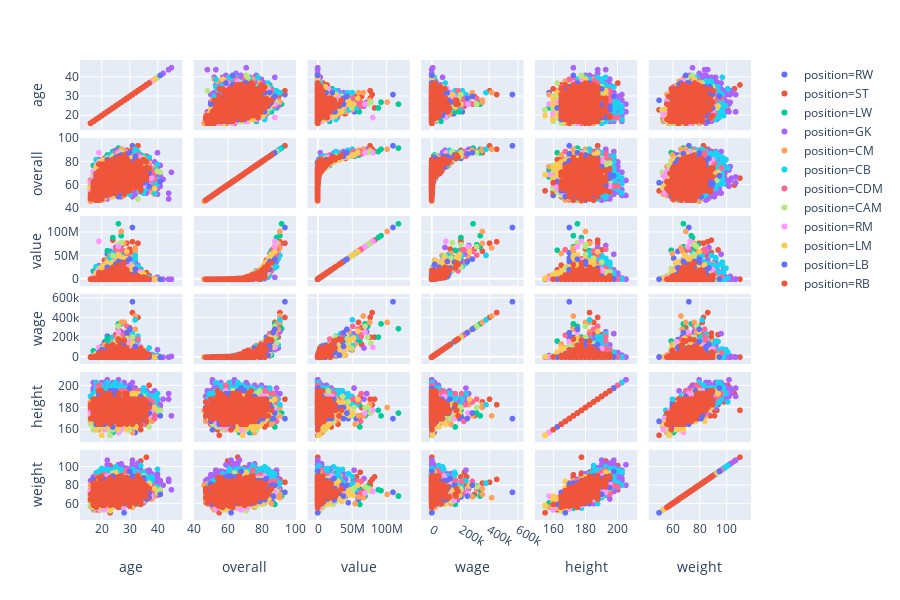

Source (notebook cell):
### Code cell
import plotly.express as px

fig = px.scatter_matrix(combined_columns_data,
                        dimensions=['height','weight','age','value','overall','wage'],
                        color="position")
fig.show()

### Figure 1 — Plotly figure (JSON) as saved in the notebook; plotly's stock layout.template omitted (floating-point values rounded to 4 significant figures; data arrays with more than 128 entries replaced by an {"elided": "..."} marker saying what was removed)
{"data": [{"dimensions": [{"axis": {"matches": true}, "label": "age", "values": {"elided": "386 int values"}}, {"axis": {"matches": true}, "label": "overall", "values": {"elided": "386 int values"}}, {"axis": {"matches": true}, "label": "value", "values": {"elided": "386 int values"}}, {"axis": {"matches": true}, "label": "wage", "values": {"elided": "386 int values"}}, {"axis": {"matches": true}, "label": "height", "values": {"elided": "386 float values"}}, {"axis": {"matches": true}, "label": "weight", "values": {"elided": "386 float values"}}], "hoverlabel": {"namelength": 0}, "hovertemplate": "position=RW<br>%{xaxis.title.text}=%{x}<br>%{yaxis.title.text}=%{y}", "legendgroup": "position=RW", "marker": {"color": "#636efa", "symbol": "circle"}, "name": "position=RW", "showlegend": true, "type": "splom"}, {"dimensions": [{"axis": {"matches": true}, "label": "age", "values": {"elided": "2636 int values"}}, {"axis": {"matches": true}, "label": "overall", "values": {"elided": "2636 int values"}}, {"axis": {"matches": true}, "label": "value", "values": {"elided": "2636 int values"}}, {"axis": {"matches": true}, "label": "wage", "values": {"elided": "2636 int values"}}, {"axis": {"matches": true}, "label": "height", "values": {"elided": "2636 float values"}}, {"axis": {"matches": true}, "label": "weight", "values": {"elided": "2636 float values"}}], "hoverlabel": {"namelength": 0}, "hovertemplate": "position=ST<br>%{xaxis.title.text}=%{x}<br>%{yaxis.title.text}=%{y}", "legendgroup": "position=ST", "marker": {"color": "#EF553B", "symbol": "circle"}, "name": "position=ST", "showlegend": true, "type": "splom"}, {"dimensions": [{"axis": {"matches": true}, "label": "age", "values": {"elided": "396 int values"}}, {"axis": {"matches": true}, "label": "overall", "values": {"elided": "396 int values"}}, {"axis": {"matches": true}, "label": "value", "values": {"elided": "396 int values"}}, {"axis": {"matches": true}, "label": "wage", "values": {"elided": "396 int values"}}, {"axis": {"matches": true}, "label": "height", "values": {"elided": "396 float values"}}, {"axis": {"matches": true}, "label": "weight", "values": {"elided": "396 float values"}}], "hoverlabel": {"namelength": 0}, "hovertemplate": "position=LW<br>%{xaxis.title.text}=%{x}<br>%{yaxis.title.text}=%{y}", "legendgroup": "position=LW", "marker": {"color": "#00cc96", "symbol": "circle"}, "name": "position=LW", "showlegend": true, "type": "splom"}, {"dimensions": [{"axis": {"matches": true}, "label": "age", "values": {"elided": "2025 int values"}}, {"axis": {"matches": true}, "label": "overall", "values": {"elided": "2025 int values"}}, {"axis": {"matches": true}, "label": "value", "values": {"elided": "2025 int values"}}, {"axis": {"matches": true}, "label": "wage", "values": {"elided": "2025 int values"}}, {"axis": {"matches": true}, "label": "height", "values": {"elided": "2025 float values"}}, {"axis": {"matches": true}, "label": "weight", "values": {"elided": "2025 float values"}}], "hoverlabel": {"namelength": 0}, "hovertemplate": "position=GK<br>%{xaxis.title.text}=%{x}<br>%{yaxis.title.text}=%{y}", "legendgroup": "position=GK", "marker": {"color": "#ab63fa", "symbol": "circle"}, "name": "position=GK", "showlegend": true, "type": "splom"}, {"dimensions": [{"axis": {"matches": true}, "label": "age", "values": {"elided": "2180 int values"}}, {"axis": {"matches": true}, "label": "overall", "values": {"elided": "2180 int values"}}, {"axis": {"matches": true}, "label": "value", "values": {"elided": "2180 int values"}}, {"axis": {"matches": true}, "label": "wage", "values": {"elided": "2180 int values"}}, {"axis": {"matches": true}, "label": "height", "values": {"elided": "2180 float values"}}, {"axis": {"matches": true}, "label": "weight", "values": {"elided": "2180 float values"}}], "hoverlabel": {"namelength": 0}, "hovertemplate": "position=CM<br>%{xaxis.title.text}=%{x}<br>%{yaxis.title.text}=%{y}", "legendgroup": "position=CM", "marker": {"color": "#FFA15A", "symbol": "circle"}, "name": "position=CM", "showlegend": true, "type": "splom"}, {"dimensions": [{"axis": {"matches": true}, "label": "age", "values": {"elided": "3088 int values"}}, {"axis": {"matches": true}, "label": "overall", "values": {"elided": "3088 int values"}}, {"axis": {"matches": true}, "label": "value", "values": {"elided": "3088 int values"}}, {"axis": {"matches": true}, "label": "wage", "values": {"elided": "3088 int values"}}, {"axis": {"matches": true}, "label": "height", "values": {"elided": "3088 float values"}}, {"axis": {"matches": true}, "label": "weight", "values": {"elided": "3088 float values"}}], "hoverlabel": {"namelength": 0}, "hovertemplate": "position=CB<br>%{xaxis.title.text}=%{x}<br>%{yaxis.title.text}=%{y}", "legendgroup": "position=CB", "marker": {"color": "#19d3f3", "symbol": "circle"}, "name": "position=CB", "showlegend": true, "type": "splom"}, {"dimensions": [{"axis": {"matches": true}, "label": "age", "values": {"elided": "1439 int values"}}, {"axis": {"matches": true}, "label": "overall", "values": {"elided": "1439 int values"}}, {"axis": {"matches": true}, "label": "value", "values": {"elided": "1439 int values"}}, {"axis": {"matches": true}, "label": "wage", "values": {"elided": "1439 int values"}}, {"axis": {"matches": true}, "label": "height", "values": {"elided": "1439 float values"}}, {"axis": {"matches": true}, "label": "weight", "values": {"elided": "1439 float values"}}], "hoverlabel": {"namelength": 0}, "hovertemplate": "position=CDM<br>%{xaxis.title.text}=%{x}<br>%{yaxis.title.text}=%{y}", "legendgroup": "position=CDM", "marker": {"color": "#FF6692", "symbol": "circle"}, "name": "position=CDM", "showlegend": true, "type": "splom"}, {"dimensions": [{"axis": {"matches": true}, "label": "age", "values": {"elided": "1000 int values"}}, {"axis": {"matches": true}, "label": "overall", "values": {"elided": "1000 int values"}}, {"axis": {"matches": true}, "label": "value", "values": {"elided": "1000 int values"}}, {"axis": {"matches": true}, "label": "wage", "values": {"elided": "1000 int values"}}, {"axis": {"matches": true}, "label": "height", "values": {"elided": "1000 float values"}}, {"axis": {"matches": true}, "label": "weight", "values": {"elided": "1000 float values"}}], "hoverlabel": {"namelength": 0}, "hovertemplate": "position=CAM<br>%{xaxis.title.text}=%{x}<br>%{yaxis.title.text}=%{y}", "legendgroup": "position=CAM", "marker": {"color": "#B6E880", "symbol": "circle"}, "name": "position=CAM", "showlegend": true, "type": "splom"}, {"dimensions": [{"axis": {"matches": true}, "label": "age", "values": {"elided": "1124 int values"}}, {"axis": {"matches": true}, "label": "overall", "values": {"elided": "1124 int values"}}, {"axis": {"matches": true}, "label": "value", "values": {"elided": "1124 int values"}}, {"axis": {"matches": true}, "label": "wage", "values": {"elided": "1124 int values"}}, {"axis": {"matches": true}, "label": "height", "values": {"elided": "1124 float values"}}, {"axis": {"matches": true}, "label": "weight", "values": {"elided": "1124 float values"}}], "hoverlabel": {"namelength": 0}, "hovertemplate": "position=RM<br>%{xaxis.title.text}=%{x}<br>%{yaxis.title.text}=%{y}", "legendgroup": "position=RM", "marker": {"color": "#FF97FF", "symbol": "circle"}, "name": "position=RM", "showlegend": true, "type": "splom"}, {"dimensions": [{"axis": {"matches": true}, "label": "age", "values": {"elided": "1095 int values"}}, {"axis": {"matches": true}, "label": "overall", "values": {"elided": "1095 int values"}}, {"axis": {"matches": true}, "label": "value", "values": {"elided": "1095 int values"}}, {"axis": {"matches": true}, "label": "wage", "values": {"elided": "1095 int values"}}, {"axis": {"matches": true}, "label": "height", "values": {"elided": "1095 float values"}}, {"axis": {"matches": true}, "label": "weight", "values": {"elided": "1095 float values"}}], "hoverlabel": {"namelength": 0}, "hovertemplate": "position=LM<br>%{xaxis.title.text}=%{x}<br>%{yaxis.title.text}=%{y}", "legendgroup": "position=LM", "marker": {"color": "#FECB52", "symbol": "circle"}, "name": "position=LM", "showlegend": true, "type": "splom"}, {"dimensions": [{"axis": {"matches": true}, "label": "age", "values": {"elided": "1400 int values"}}, {"axis": {"matches": true}, "label": "overall", "values": {"elided": "1400 int values"}}, {"axis": {"matches": true}, "label": "value", "values": {"elided": "1400 int values"}}, {"axis": {"matches": true}, "label": "wage", "values": {"elided": "1400 int values"}}, {"axis": {"matches": true}, "label": "height", "values": {"elided": "1400 float values"}}, {"axis": {"matches": true}, "label": "weight", "values": {"elided": "1400 float values"}}], "hoverlabel": {"namelength": 0}, "hovertemplate": "position=LB<br>%{xaxis.title.text}=%{x}<br>%{yaxis.title.text}=%{y}", "legendgroup": "position=LB", "marker": {"color": "#636efa", "symbol": "circle"}, "name": "position=LB", "showlegend": true, "type": "splom"}, {"dimensions": [{"axis": {"matches": true}, "label": "age", "values": {"elided": "1378 int values"}}, {"axis": {"matches": true}, "label": "overall", "values": {"elided": "1378 int values"}}, {"axis": {"matches": true}, "label": "value", "values": {"elided": "1378 int values"}}, {"axis": {"matches": true}, "label": "wage", "values": {"elided": "1378 int values"}}, {"axis": {"matches": true}, "label": "height", "values": {"elided": "1378 float values"}}, {"axis": {"matches": true}, "label": "weight", "values": {"elided": "1378 float values"}}], "hoverlabel": {"namelength": 0}, "hovertemplate": "position=RB<br>%{xaxis.title.text}=%{x}<br>%{yaxis.title.text}=%{y}", "legendgroup": "position=RB", "marker": {"color": "#EF553B", "symbol": "circle"}, "name": "position=RB", "showlegend": true, "type": "splom"}], "layout": {"dragmode": "select", "height": 600, "legend": {"tracegroupgap": 0}, "margin": {"t": 60}}}
